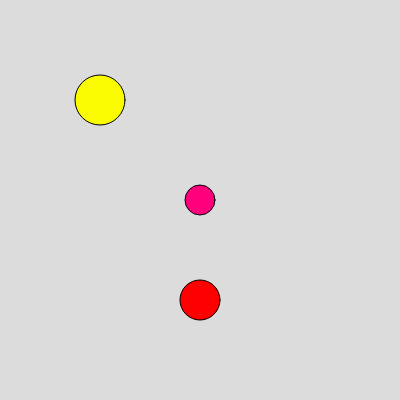
Frame 1 (no input)
Frame 60 (no input): identical to frame 1, image omitted
Frame 120 (the mouse pressed at the canvas centre since frame 60): identical to frame 1, image omitted

The p5.js sketch that drew this single still picture (run headless with seeded random() and noise() and a simulated clock; from frame 60 on, the mouse is pressed at the canvas centre):

// p5.js sketch
// ── sketch.js
let person = {
  name: "Jose",
  last: "Gabriel",
  age: 34,
  nick: "Gab",
  sayName: function () {
    console.log(this.name + " " + this.last);
  },
  showBody: function () {
    fill(255,0,125);
    ellipse(200, 200, 30, 30);
  }
}


function Animal(x, y, name, last) {
  this.x = x;
  this.y = y;
  this.name = name;
  this.last = last;

  this.showName = function () {
    console.log(this.name + " " + this.last);
  }
  this.showBody = function () {
    fill(255,0, 0);
    ellipse(this.x, this.y, 40, 40)

  }

}

let joe;
let tiger;


function setup() {
  createCanvas(400, 400);
  person.sayName();
  joe = new Human(100, 100, "Michael", "Jackson");
  joe.sayHi();
  tiger = new Animal(200, 300, "Juanchaco", "buenaventura");
  tiger.showName();
  console.log(person);
  console.log(joe);
  console.log(tiger);

}

function draw() {
  background(220);
  joe.show();
  tiger.showBody();
  person.showBody();

}
// ── Human.js
class Human {
    constructor(x, y, name, last) {
        this.x = x;
        this.y = y;
        this.name = name;
        this.last = last;
        this.diameter = 50;
    }
    sayHi() {
        console.log(this.name + " " + this.last);
    }
    show() {
        fill(250, 250, 0);
        ellipse(this.x, this.y, this.diameter, this.diameter)

    }

}
